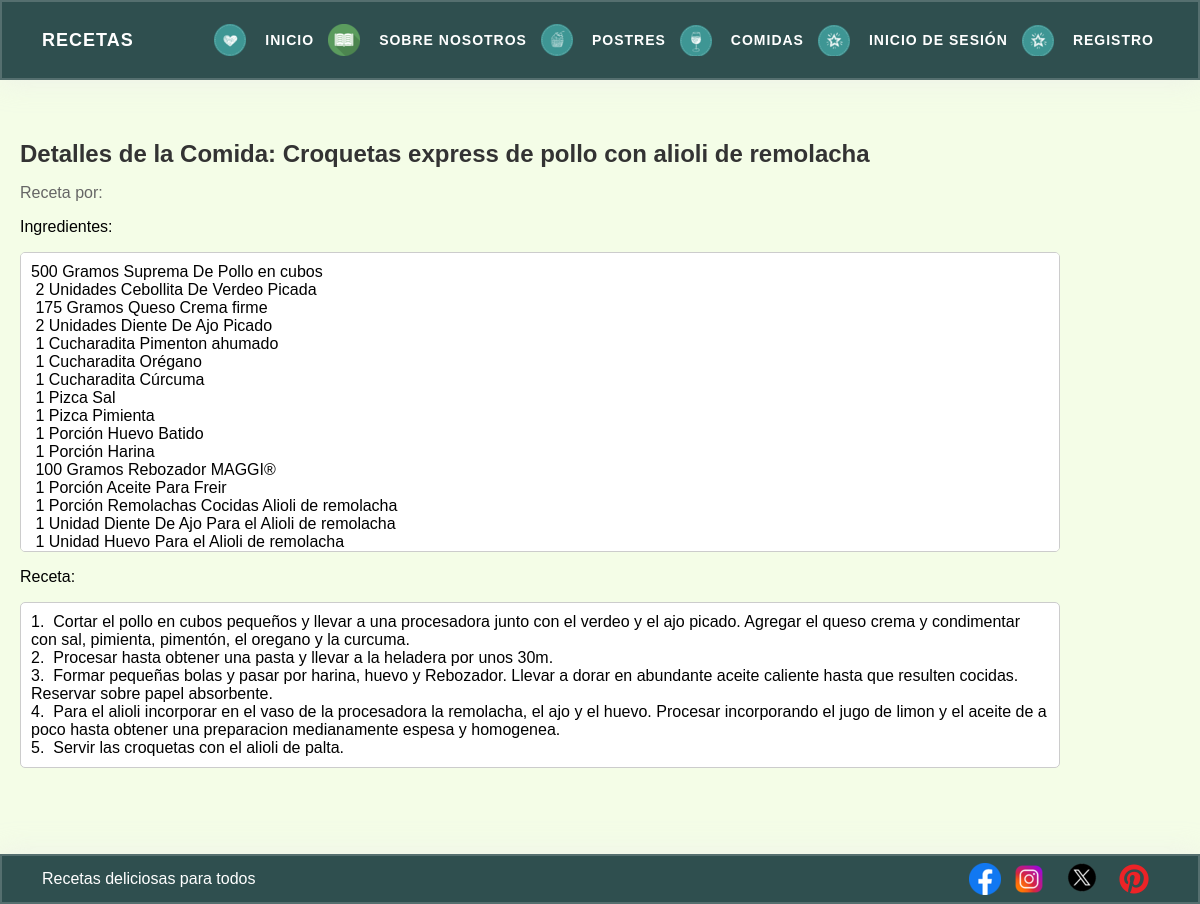
The page /MainApp/comidadetalles/18 on the database its author committed.
### MainApp/models.py (models this page shows, shortened)
class Comidas(models.Model):
    titulo = models.CharField(max_length=100)
    receta = models.TextField()
    ingredientes = models.TextField(default=None)
    autor = models.ForeignKey(User, on_delete=models.CASCADE)

### MainApp/views.py (the view)
# urls.py: path('comidadetalles/<pk>', ComidasDetail.as_view(), name='comidadetalles'),
class ComidasDetail(DetailView):
    model = Comidas
    template_name = 'comidadetalles.html'
    context_object_name = 'comida'

### MainApp/templates/comidadetalles.html
{% extends "main.html" %}
{% block contenidoQueCambia %}
<section>
<div class="detalle-comida">
    <h1 class="titulo-comida">Detalles de la Comida: {{ comida.titulo }}</h1>
    <p class="autor-comida">Receta por: {{ comida.autor.nombre }}</p>
    <p class="ingredientes-comida">Ingredientes:</p>
    <pre class="container">{{ comida.ingredientes }}</pre>
    <p class="receta-comida">Receta:</p>
    <pre class="container">{{ comida.receta }}</pre>
</div>
</section>
{% endblock contenidoQueCambia %}

### MainApp/static/css/base.css (style rules this page uses)
* { font-family: "Raleway", sans-serif; }
body { padding-bottom: 100px; }

### MainApp/static/css/banneer.css (style rules this page uses)
* { color: inherit; text-decoration: none; box-sizing: border-box; }

### MainApp/static/css/comidas.css (style rules this page uses)
section { width: 100%; height: auto; margin-top: 100px; }

### MainApp/static/css/iniciosesion.css (style rules this page uses)
body { height: 100%; background: hsl(86, 85%, 95%); display: flex; justify-content: center; align-items: center; margin: 0; }

### MainApp/static/css/detalles.css (style rules this page uses)
.detalle-comida { width: 90%; height: auto; padding: 20px; }
.titulo-comida { font-size: 24px; color: #333; margin-bottom: 10px; }
.autor-comida { color: #666; margin-bottom: 15px; }
.container { white-space: pre-wrap; word-wrap: break-word; overflow: auto; max-height: 300px; padding: 10px; border: 1px solid #ccc; background-color: #fff; border-radius: 5px; }

### rows shown on the page
Comidas: titulo "Croquetas express de pollo con alioli de remolacha", ingredientes "500 Gramos Suprema De Pollo en cubos 2 Unidades Cebollita De Verdeo Picada 175 Gramos Queso Crema firme 2 Unidades Diente De Ajo Picado 1 Cucharadita Pimenton ahumado 1 Cucharadita Orégano 1 Cucharadita Cúrcuma 1 Pizca Sal 1 Pizca Pimienta 1 Porción Huevo Batido 1 Porción Harina 100 Gramos Rebozador MAGGI® 1 Porción Aceite Para Freir 1 Porción Remolachas Cocidas Alioli de remolacha 1 Unidad Diente De Ajo Para el Alioli de remolacha 1 Unidad Huevo Para el Alioli de remolacha…", receta "1. Cortar el pollo en cubos pequeños y llevar a una procesadora junto con el verdeo y el ajo picado. Agregar el queso crema y condimentar con sal, pimienta, pimentón, el oregano y la curcuma. 2. Procesar hasta obtener una pasta y llevar a la heladera por unos 30m. 3. Formar pequeñas bolas y pasar por harina, huevo y Rebozador. Llevar a dorar en abundante aceite caliente hasta que resulten cocidas. Reservar sobre papel absorbente. 4. Para el alioli incorporar en el vaso de la procesadora la remolacha, el ajo y el huevo. Procesar incorporando el jugo de limon y el aceite de a poco hasta obtener una preparacion medianamente espesa y homogenea. 5. Servir las croquetas con el alioli de palta."
